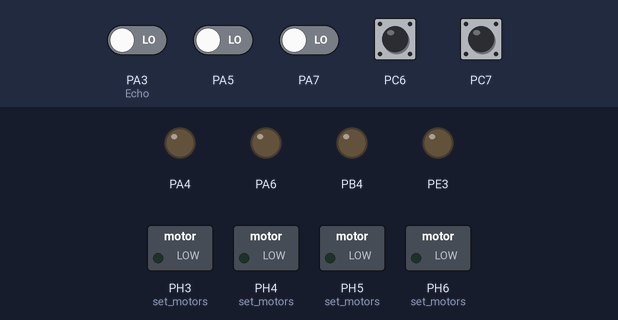
This program was run on a simulated ATmega2560, built with avr-gcc and emulated at 16 MHz. Parts: switched loads named in the program (green lamp = pin HIGH), output pins drawn as LEDs (lit = HIGH). Dashed ring = blinking. The inputs (shaded band) are chosen by the test bench; at power-on: PC6, PC7 HIGH, PA3 (Echo), PA5, PA7 LOW. Pins used as bus, display or sensor lines are not drawn.

Above: at 1.2 s.
1.3 s: PC7 pulled LOW for 0.15 s
At 2.6 s:
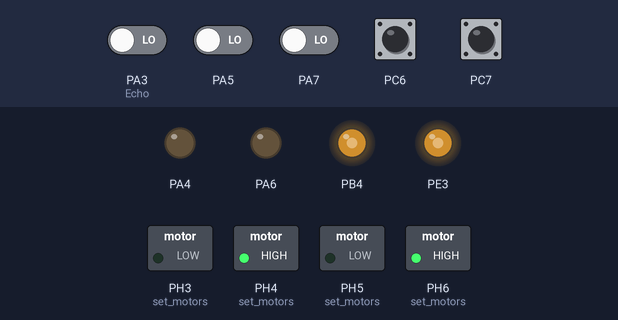
4.4 s: PC6 pulled LOW for 1 s
At 4.62 s:
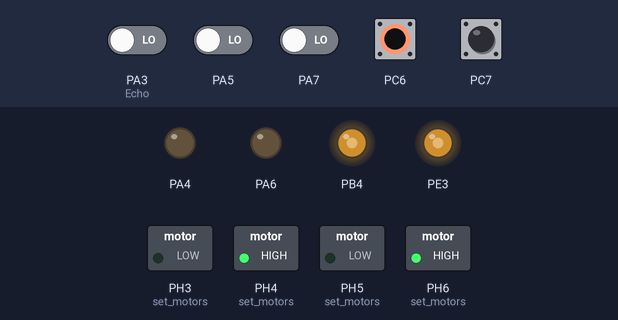
6.9 s: PC7 pulled LOW for 1 s
At 7.55 s:
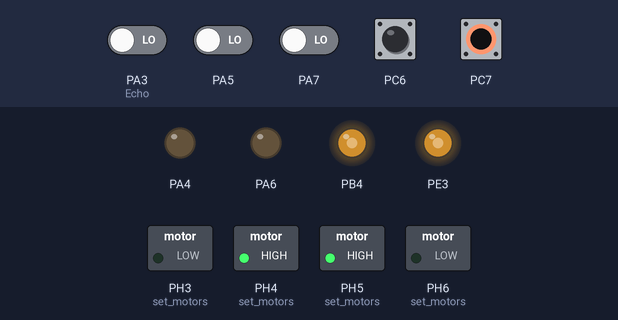
Timing chart, 0 to 16.5 s (numbered marks = the images above; inputs shaded):
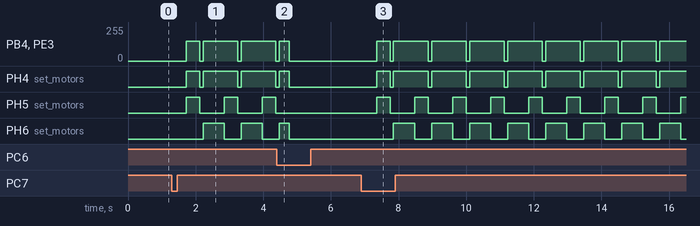

Measured:
- after the input at 1.3 s, PB4, PE3: 0/255 → 150/255 after 0.43 s, then repeats every 1.1 s: 0/255 0.10 s, 150/255 1.0 s
- after the input at 4.4 s, PH5 (set_motors): stops changing and stays LOW
- after the input at 6.9 s, PB4, PE3: 0/255 → 150/255 after 0.45 s, then repeats every 1.1 s: 0/255 0.10 s, 150/255 1.0 s

The program:

main.c
```c
#define F_CPU 16000000UL
#include <avr/io.h>
#include <util/delay.h>
#include <avr/interrupt.h>

/*
 * Pin Mapping for ATmega2560 (Arduino Mega):
 * Motors:
 * ENA: Pin 10 -> PB4 (OC2A)
 * ENB: Pin 5  -> PE3 (OC3A)
 * IN1: Pin 9  -> PH6
 * IN2: Pin 8  -> PH5
 * IN3: Pin 7  -> PH4
 * IN4: Pin 6  -> PH3
 *
 * Sensors:
 * Front: Trig 24 -> PA2, Echo 25 -> PA3
 * Right: Trig 26 -> PA4, Echo 27 -> PA5
 * Left:  Trig 28 -> PA6, Echo 29 -> PA7
 *
 * Buttons:
 * ON:  Pin 30 -> PC7
 * OFF: Pin 31 -> PC6
 */

// Thresholds
#define WALL_THRESHOLD 10
#define FRONT_CLEAR_THRESHOLD 20
#define MOTOR_SPEED 150

// Function Prototypes
void init_gpio(void);
void init_pwm(void);
void set_motors(uint8_t left_speed, uint8_t left_dir, uint8_t right_speed, uint8_t right_dir);
long get_distance(uint8_t trig_pin, uint8_t echo_pin);
void stop_motors(void);
void move_forward(void);
void turn_left(void);
void turn_right(void);
void turn_around(void);

// Direction constants
#define FORWARD 1
#define BACKWARD 0

void init_gpio(void) {
    // Motors direction pins as output
    DDRH |= (1 << PH6) | (1 << PH5) | (1 << PH4) | (1 << PH3);
    DDRB |= (1 << PB4); // ENA
    DDRE |= (1 << PE3); // ENB

    // Sensors
    DDRA |= (1 << PA2) | (1 << PA4) | (1 << PA6); // Trig pins as output
    DDRA &= ~((1 << PA3) | (1 << PA5) | (1 << PA7)); // Echo pins as input

    // Buttons
    DDRC &= ~((1 << PC7) | (1 << PC6)); // Input
    PORTC |= (1 << PC7) | (1 << PC6);   // Pull-up
}

void init_pwm(void) {
    // Timer 2 for ENA (PB4 / OC2A)
    // Fast PWM, non-inverting
    TCCR2A = (1 << COM2A1) | (1 << WGM21) | (1 << WGM20);
    TCCR2B = (1 << CS22); // Prescaler 64

    // Timer 3 for ENB (PE3 / OC3A)
    // Fast PWM 8-bit, non-inverting
    TCCR3A = (1 << COM3A1) | (1 << WGM30);
    TCCR3B = (1 << WGM32) | (1 << CS31) | (1 << CS30); // Prescaler 64
}

void set_motors(uint8_t left_speed, uint8_t left_dir, uint8_t right_speed, uint8_t right_dir) {
    OCR2A = left_speed;
    OCR3A = right_speed;

    if (left_dir == FORWARD) {
        PORTH |= (1 << PH6);
        PORTH &= ~(1 << PH5);
    } else {
        PORTH &= ~(1 << PH6);
        PORTH |= (1 << PH5);
    }

    if (right_dir == FORWARD) {
        PORTH |= (1 << PH4);
        PORTH &= ~(1 << PH3);
    } else {
        PORTH &= ~(1 << PH4);
        PORTH |= (1 << PH3);
    }
}

void stop_motors(void) {
    OCR2A = 0;
    OCR3A = 0;
    PORTH &= ~((1 << PH6) | (1 << PH5) | (1 << PH4) | (1 << PH3));
}

long get_distance(uint8_t trig_bit, uint8_t echo_bit) {
    PORTA &= ~(1 << trig_bit);
    _delay_us(2);
    PORTA |= (1 << trig_bit);
    _delay_us(10);
    PORTA &= ~(1 << trig_bit);

    uint32_t count = 0;
    uint32_t timeout = 100000; // Timeout to prevent hanging

    while (!(PINA & (1 << echo_bit)) && count < timeout) count++;
    if (count == timeout) return 999;

    count = 0;
    while ((PINA & (1 << echo_bit)) && count < timeout) {
        count++;
        _delay_us(1);
    }

    // Distance in cm = (time in us * 0.034) / 2
    return (long)(count * 0.034 / 2);
}

void move_forward(void) {
    set_motors(MOTOR_SPEED, FORWARD, MOTOR_SPEED, FORWARD);
}

void turn_left(void) {
    set_motors(MOTOR_SPEED, BACKWARD, MOTOR_SPEED, FORWARD);
    _delay_ms(400);
    stop_motors();
    _delay_ms(100);
}

void turn_right(void) {
    set_motors(MOTOR_SPEED, FORWARD, MOTOR_SPEED, BACKWARD);
    _delay_ms(400);
    stop_motors();
    _delay_ms(100);
}

void turn_around(void) {
    turn_right();
    turn_right();
}

int main(void) {
    init_gpio();
    init_pwm();

    uint8_t running = 0;

    while (1) {
        // Check ON button (PC7, active low)
        if (!(PINC & (1 << PC7))) {
            _delay_ms(50);
            if (!(PINC & (1 << PC7))) {
                running = 1;
            }
        }

        // Check OFF button (PC6, active low)
        if (!(PINC & (1 << PC6))) {
            _delay_ms(50);
            if (!(PINC & (1 << PC6))) {
                running = 0;
                stop_motors();
            }
        }

        if (running) {
            long distL = get_distance(PA6, PA7);
            long distF = get_distance(PA2, PA3);
            long distR = get_distance(PA4, PA5);

            if (distL > WALL_THRESHOLD) {
                turn_left();
                move_forward();
                _delay_ms(200); // Move a bit into the new path
            } else if (distF > FRONT_CLEAR_THRESHOLD) {
                move_forward();
            } else if (distR > WALL_THRESHOLD) {
                turn_right();
                move_forward();
                _delay_ms(200);
            } else {
                turn_around();
                move_forward();
                _delay_ms(200);
            }
        }
        _delay_ms(50);
    }
    return 0;
}
```
